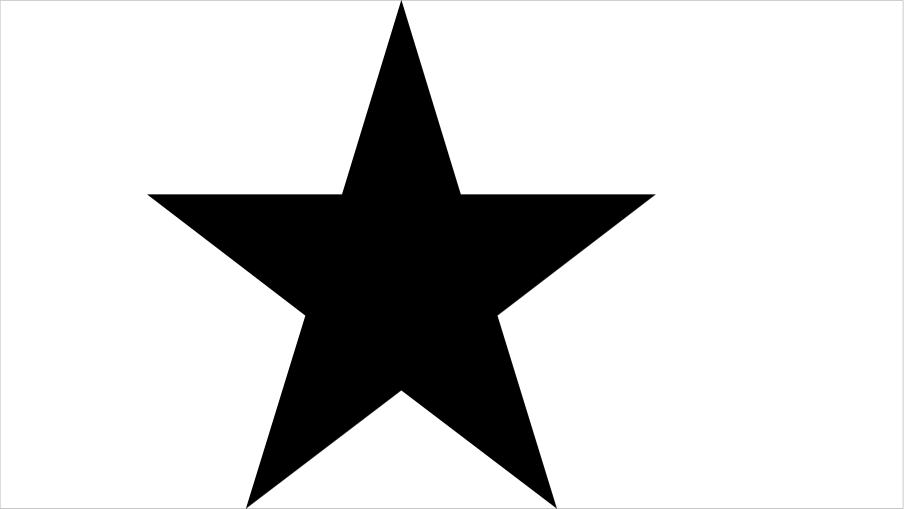
#> input picture fig/1.png, 2711 x 1526 px (shown at 1/3 size); its folder holds only this picture in this run
$ python assembly_cfg.py
#> lines starting #> are read from the running program, lines starting #| are printed output that depends on the picture; after the words box and inside, x2 and y2 are one past the last pixel; in counts of white or black regions, pixels touching at a corner belong together; long printed decimals are rounded
"""
Assembly Swarm Environment Configuration Module

This module processes target shape images and configures parameters for the
multi-agent assembly swarm environment.
"""

from typing import Union
from pathlib import Path
import numpy as np
import numpy.linalg as lg
import pickle
import argparse
import time
import os
import matplotlib.pyplot as plt
import cv2
import glob

# Track configuration loading time
start_time = time.time()
parser = argparse.ArgumentParser("Gym-AssemblySwarm Arguments")


# Global results container for processed image data
results = {
    "l_cell": [],              # Grid cell sizes after scaling
    "grid_coords": [],         # Normalized grid coordinates
    "binary_image": [],        # Processed binary images
    "shape_bound_points": []   # Boundary points of target shapes
}


def process_image(image_path):
    """
    Process a single image to extract grid coordinates for assembly targets.

    This function converts an image to binary, crops it to the shape boundaries,
    extracts grid centers from black regions, and scales the coordinates to
    the desired target size.

    Args:
        image_path (str): Path to the input image file
    """
#> called with image_path = 'fig/1.png'
    # Load and binarize the input image
    gray_image = cv2.imread(image_path, cv2.IMREAD_GRAYSCALE)
    _, binary_image = cv2.threshold(gray_image, 0, 255, cv2.THRESH_BINARY + cv2.THRESH_OTSU)
#> binary_image: shape (1526, 2711); 81.7% white; 1 black region, box (x1, y1, x2, y2) and area: (442, 1, 1966, 1525) 758781

    # Crop image to shape boundaries and flip vertically
    black_pixels = np.argwhere(binary_image == 0)
#> black_pixels = 758781 pairs, first value 1 to 1524, second value 442 to 1965
    min_y, min_x = black_pixels.min(axis=0)
#> min_y = 1; min_x = 442
    max_y, max_x = black_pixels.max(axis=0)
#> max_y = 1524; max_x = 1965
    binary_image = binary_image[min_y:max_y + 1, min_x:max_x + 1]
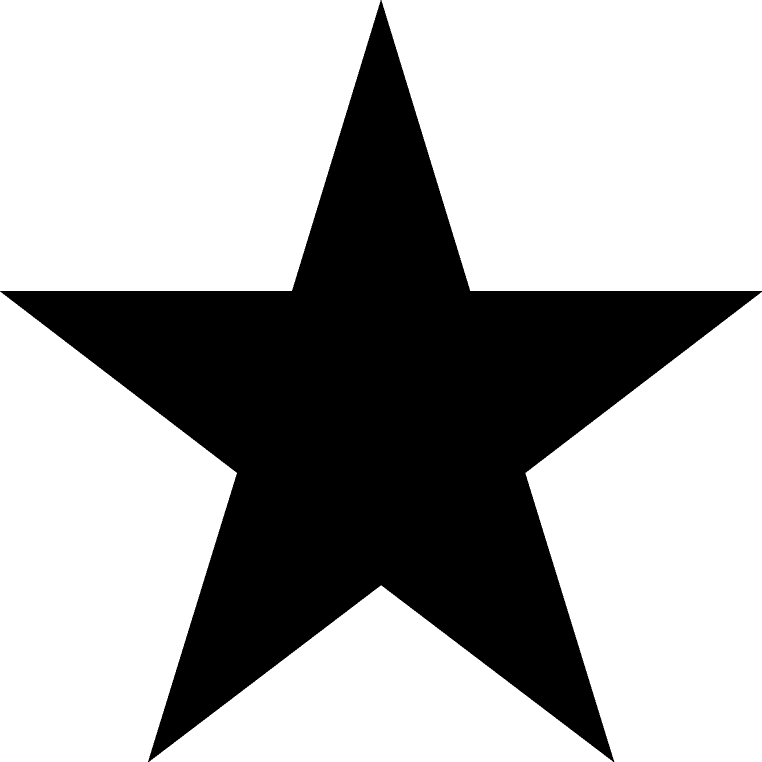
#> binary_image: shape (1524, 1524) (shown at 1/2 size); 67.3% white; 1 black region, box (x1, y1, x2, y2) and area: (0, 0, 1524, 1524) 758781

    height, width = binary_image.shape
    binary_image = np.dot(np.fliplr(np.eye(height)), binary_image)
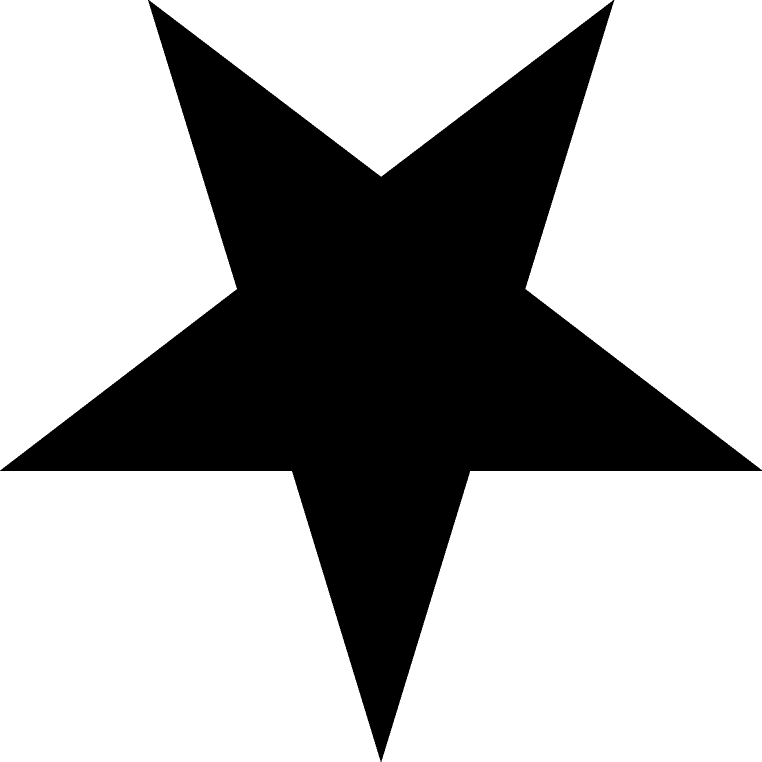
#> binary_image: shape (1524, 1524) float64 (shown at 1/2 size); 67.3% white; 1 black region, box (x1, y1, x2, y2) and area: (0, 0, 1524, 1524) 758781

    # Define grid size for discretization (36 pixels for star/shi shapes)
    grid_size = 36

    # Extract grid centers from black regions
    black_grid_coords = []
    for i in range(grid_size, height - grid_size, grid_size):
        for j in range(grid_size, width - grid_size, grid_size):
            # Extract current grid section
            grid_section = binary_image[i:i + grid_size, j:j + grid_size]

            # Calculate grid center coordinates
            center_x = j + grid_size / 2
            center_y = i + grid_size / 2

            # Check if grid is entirely within black region
            black_pixel_count = np.sum(grid_section == 0)
            total_pixel_count = grid_size * grid_size
            black_pixel_ratio = black_pixel_count / total_pixel_count

            # Save grid center if fully within target shape
            if black_pixel_ratio >= 1:
                black_grid_coords.append([center_x, center_y])
#> after the loop, black_grid_coords = 497 pairs, first value 90 to 1422, second value 90 to 1386

    # Convert to numpy array for processing
    black_grid_coords = np.array(black_grid_coords, dtype=np.float64)
    print("The number of grid: ", len(black_grid_coords))
#| The number of grid:  497

    # Center the coordinates at origin
    x_mean_grid = np.mean(black_grid_coords[:,0])
#> x_mean_grid = 761.4
    y_mean_grid = np.mean(black_grid_coords[:,1])
#> y_mean_grid = 689
    black_grid_coords[:,0] -= x_mean_grid
    black_grid_coords[:,1] -= y_mean_grid

    # Calculate shape boundaries
    x_min = np.min(black_grid_coords[:,0])
#> x_min = -671.4
    x_max = np.max(black_grid_coords[:,0])
#> x_max = 660.6
    y_min = np.min(black_grid_coords[:,1])
#> y_min = -599
    y_max = np.max(black_grid_coords[:,1])
#> y_max = 697

    # Scale coordinates to target physical size
    target_hight = 2.2  # Target height in physical units
    real_hight = y_max - y_min
#> real_hight = 1296
    h_scale = target_hight / real_hight
#> h_scale = 0.0017
    grid_coords = h_scale * black_grid_coords
#> grid_coords = 497 pairs, first value -1.14 to 1.12, second value -1.02 to 1.18
    print(grid_size * h_scale)
#| 0.06111

    # Visualize the processed results
    fig, ax = plt.subplots(figsize=(8, 8))

    # Get original image extent and adjust for centering and scaling
    img = plt.imshow(binary_image, cmap='gray', origin='lower', aspect='equal')
    origin_extent = img.get_extent()
#> origin_extent = [-0.5, 1523.5, -0.5, 1523.5]
    img.remove()

    # Plot scaled and centered image with grid points
    new_extent = [origin_extent[0] - x_mean_grid, origin_extent[1] - x_mean_grid,
                  origin_extent[2] - y_mean_grid, origin_extent[3] - y_mean_grid]
#> new_extent = [-761.9, 762.1, -689.5, 834.5]
    plt.imshow(binary_image, cmap='gray',
               extent=[new_extent[0]*h_scale, new_extent[1]*h_scale,
                      new_extent[2]*h_scale, new_extent[3]*h_scale],
               origin='lower', aspect='equal')
    plt.scatter(grid_coords[:, 0], grid_coords[:, 1], color='green',
                marker='o', alpha=0.8, label='Black Area Grids')

    plt.legend()
    plt.title('Grid Centers in Black Areas and Edge Grids')
    ax.relim()           # Recalculate data limits
    ax.autoscale_view()  # Auto-adjust axis range
    plt.close()
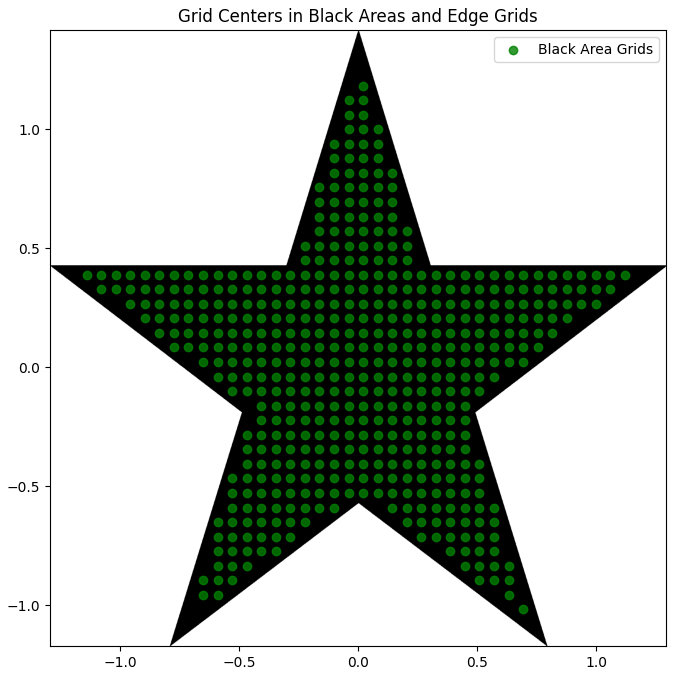
#> figure drawn by matplotlib, 1 panel

    # Calculate scaled boundary points
    shape_bound_points = np.array([new_extent[0]*h_scale, new_extent[1]*h_scale,
                                  new_extent[2]*h_scale, new_extent[3]*h_scale])
#> shape_bound_points = [-1.29, 1.29, -1.17, 1.42]

    # Store results for this image
    results["l_cell"].append(grid_size * h_scale)
    results["grid_coords"].append(grid_coords)
    results["binary_image"].append(binary_image)
    results["shape_bound_points"].append(shape_bound_points)


# get root of project (MARL-LLM-master)
project_root = Path(__file__).resolve().parents[2]

# Process all images in the specified folder
image_folder = project_root / 'fig'  # Replace with your image folder path
image_paths = sorted(glob.glob(os.path.join(image_folder, '*.png')),
                    key=lambda x: int(os.path.basename(x).split('.')[0]))

# Process each image file
for image_path in image_paths:
    process_image(image_path)

# Save processed results to pickle file
results_file = image_folder / 'results.pkl'
with open(results_file, 'wb') as f:
    pickle.dump(results, f)

## ==================== Environment Configuration ====================
# Multi-agent system parameters
parser.add_argument("--n_a", type=int, default=30, help='Number of agents in the swarm')
parser.add_argument("--is_boundary", type=bool, default=True, help='Enable wall boundaries (vs periodic boundaries)')
parser.add_argument("--is_con_self_state", type=bool, default=True, help="Include agent's own state in observation")
parser.add_argument("--is_feature_norm", type=bool, default=False, help="Normalize input features")
parser.add_argument("--dynamics_mode", type=str, default='Cartesian', help="Agent dynamics model (Cartesian coordinates)")

# Visualization parameters
parser.add_argument("--render-traj", type=bool, default=True, help="Render agent trajectories during simulation")
parser.add_argument("--traj_len", type=int, default=15, help="Length of trajectory history to display")

# Agent behavior configuration
parser.add_argument("--agent_strategy", type=str, default='input', help="Agent control strategy: input/random/llm/rule")
parser.add_argument("--training_method", default="llm_rl", type=str, choices=['llm_rl', 'pid', 'manual_rl', 'irl'],help="Training methodology")
parser.add_argument("--is_collected", type=bool, default=False, help="Collect expert data for IRL or imitation learning")
parser.add_argument("--results_file", type=type(results_file), default=results_file, help="Path to processed image results file")
parser.add_argument(
    "--live_render",
    default=True,
    type=bool,
    help="Enable live rendering with matplotlib during training"
)
## ==================== End of Environment Configuration ====================

## ==================== Training Hyperparameters ====================
# Basic training setup
parser.add_argument("--env_name", default="assembly", type=str,help="Environment name identifier")
parser.add_argument("--seed", default=226, type=int, help="Random seed for reproducibility")
parser.add_argument("--n_rollout_threads", default=1, type=int,help="Number of parallel environment threads")
parser.add_argument("--n_training_threads", default=5, type=int,help="Number of CPU threads for training")

# Training schedule and memory
parser.add_argument("--buffer_length", default=int(5e4), type=int,help="Replay buffer capacity")
parser.add_argument("--n_episodes", default=3000, type=int,help="Total number of training episodes")
parser.add_argument("--episode_length", default=200, type=int,help="Maximum steps per episode")
parser.add_argument("--batch_size", default=2048, type=int, help="Batch size for neural network updates")

# Network architecture and learning rates
parser.add_argument("--hidden_dim", default=256, type=int,help="Hidden layer dimension for neural networks")
parser.add_argument("--lr_actor", default=1e-4, type=float,help="Learning rate for actor networks")
parser.add_argument("--lr_critic", default=1e-3, type=float,help="Learning rate for critic networks")

# Exploration and regularization
parser.add_argument("--epsilon", default=0.1, type=float,help="Epsilon for epsilon-greedy exploration")
parser.add_argument("--noise_scale", default=0.9, type=float,help="Scale factor for action noise")
parser.add_argument("--tau", default=0.01, type=float,help="Soft update rate for target networks")

# Algorithm and hardware configuration
parser.add_argument("--agent_alg", default="MADDPG", type=str, choices=['MADDPG', 'DDPG'],help="Multi-agent reinforcement learning algorithm")
parser.add_argument("--device", default="gpu", type=str, choices=['cpu', 'gpu', 'mps'],help="Compute device for training")
parser.add_argument("--save_interval", default=10, type=int, help="Episode interval for saving checkpoints")

# Inverse Reinforcement Learning parameters
parser.add_argument("--lr_discriminator", default=1e-3, type=float,help="Learning rate for IRL discriminator")
parser.add_argument("--disc_use_linear_lr_decay", default=False, type=bool,help="Enable linear learning rate decay for discriminator")
parser.add_argument("--hidden_num", default=4, type=int,help="Number of hidden layers in discriminator")
## ==================== End of Training Hyperparameters ====================

# Parse all arguments and measure loading time
gpsargs = parser.parse_args()
end_time = time.time()
print('Load config parameters takes ', end_time - start_time)

$ run again, on fig/7.png
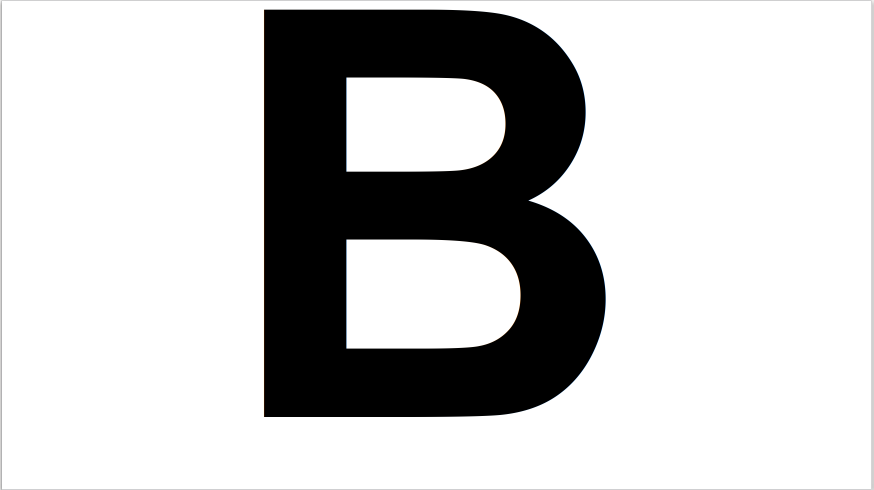
#> input picture fig/7.png, 2622 x 1469 px (shown at 1/3 size)
#> black_pixels = 854029 pairs, first value 29 to 1250, second value 792 to 1816
#> min_y = 29; min_x = 792
#> max_y = 1250; max_x = 1816
#> in process_image, `binary_image = np.dot(np.fliplr(np.eye(height)), binary_image)`:
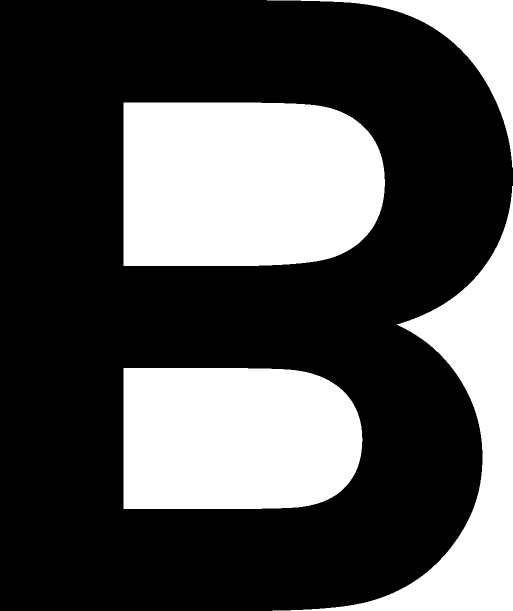
#> binary_image: shape (1222, 1025) float64 (shown at 1/2 size); 31.8% white; 4 white regions, box (x1, y1, x2, y2) and area: (247, 205, 770, 532) 158709, (247, 736, 725, 1018) 125695, (545, 372, 1025, 1222) 87166, (534, 0, 1025, 335) 26951
#> after the loop in process_image, `for i in range(grid_size, height - grid_size, grid_size):`: black_grid_coords = 502 pairs, first value 54 to 990, second value 54 to 1170
#| The number of grid:  502
#> x_mean_grid = 475
#> y_mean_grid = 605.3
#> x_min = -421
#> x_max = 515
#> y_min = -551.3
#> y_max = 564.7
#> real_hight = 1116
#> h_scale = 0.00197
#> grid_coords = 502 pairs, first value -0.83 to 1.02, second value -1.09 to 1.11
#| 0.07097
#> origin_extent = [-0.5, 1024.5, -0.5, 1221.5]
#> new_extent = [-475.5, 549.5, -605.8, 616.2]
#> in process_image, `plt.close()`:
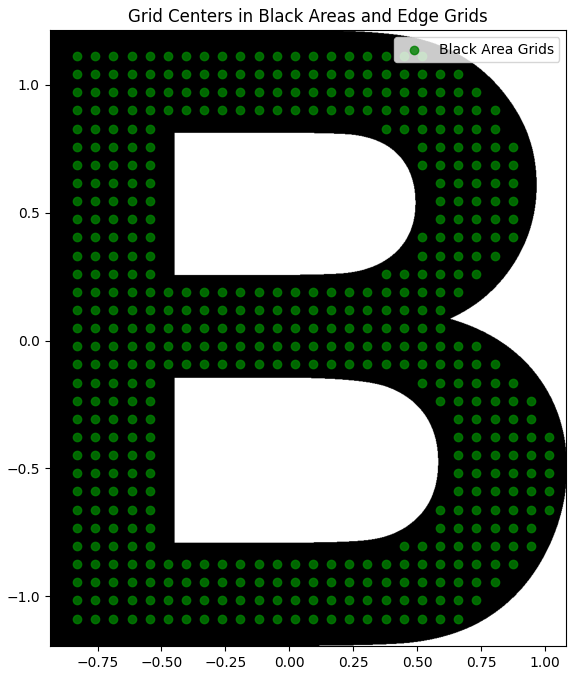
#> figure drawn by matplotlib, 1 panel
#> shape_bound_points = [-0.937, 1.08, -1.19, 1.21]
